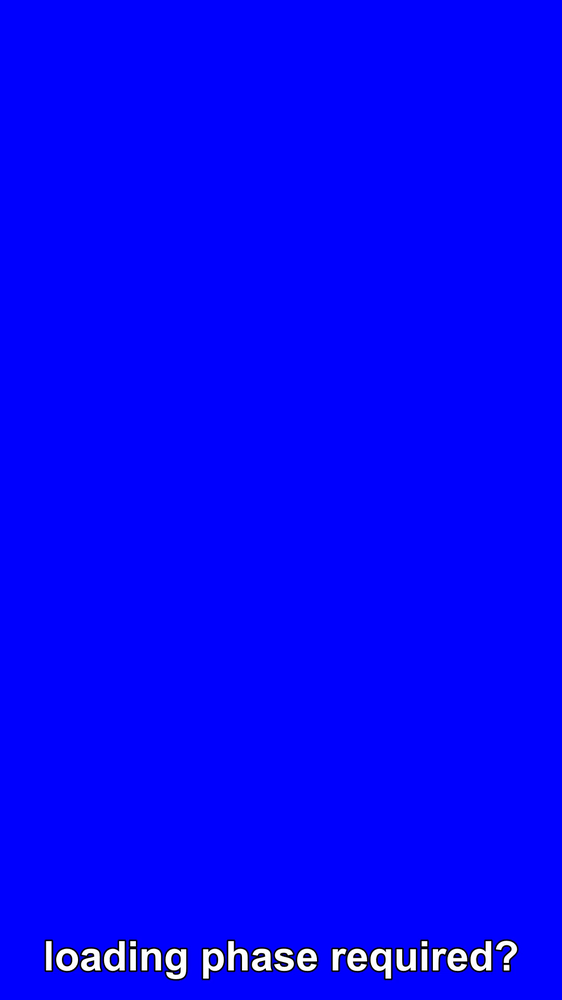
#> input picture test_ass2.png, 562 x 1000 px, shrunk from 1080 x 1920 before the run
$ python test_compare2.py
#> lines starting #> are read from the running program, lines starting #| are printed output that depends on the picture
import cv2
import numpy as np

for name in ["test_ass2.png", "test_pil2.png"]:
    img = cv2.imread(name)
#> img is the input picture: shape (1000, 562, 3); mean B, G, R 252.3, 2.5, 2.5
    if img is None:
        continue
    blue = np.array([255, 0, 0])
    diff = np.abs(img - blue).sum(axis=2)
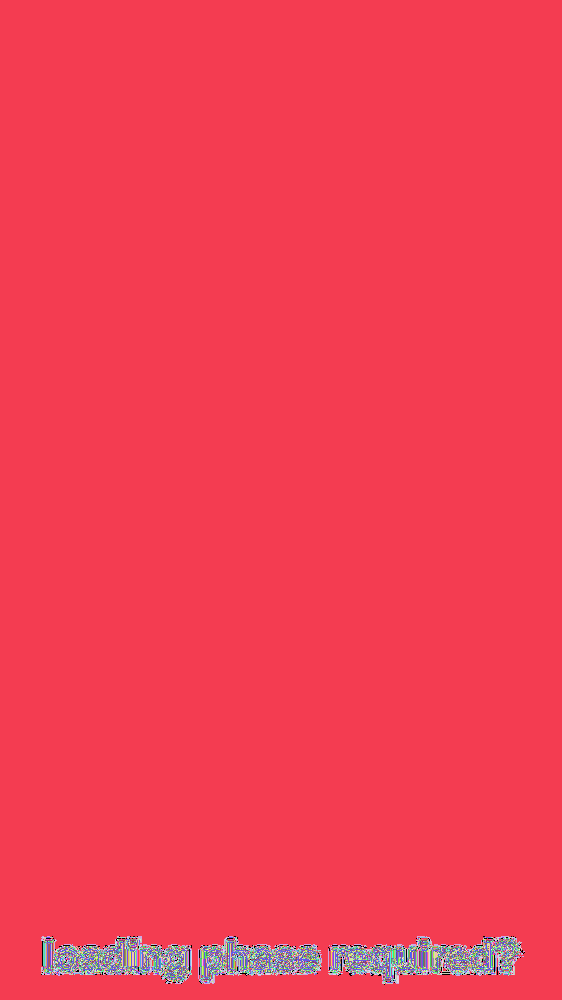
#> diff: shape (1000, 562) int64; 522 distinct labels, from 0 to 522; one colour per label, 0 black
    y, x = np.where(diff > 50)
#> y = 10329 values from 939 to 980; x = 10329 values, max 518 at index 599, min 44 at index 56, mean 275.6

    if len(x) > 0:
        print(f"{name}: width={x.max() - x.min()}, height={y.max() - y.min()}")
#| test_ass2.png: width=474, height=41
    else:
        print(f"{name}: no text found")
#> pass 2 of the loop `for name in ["test_ass2.png", "test_pil2.png"]:`:
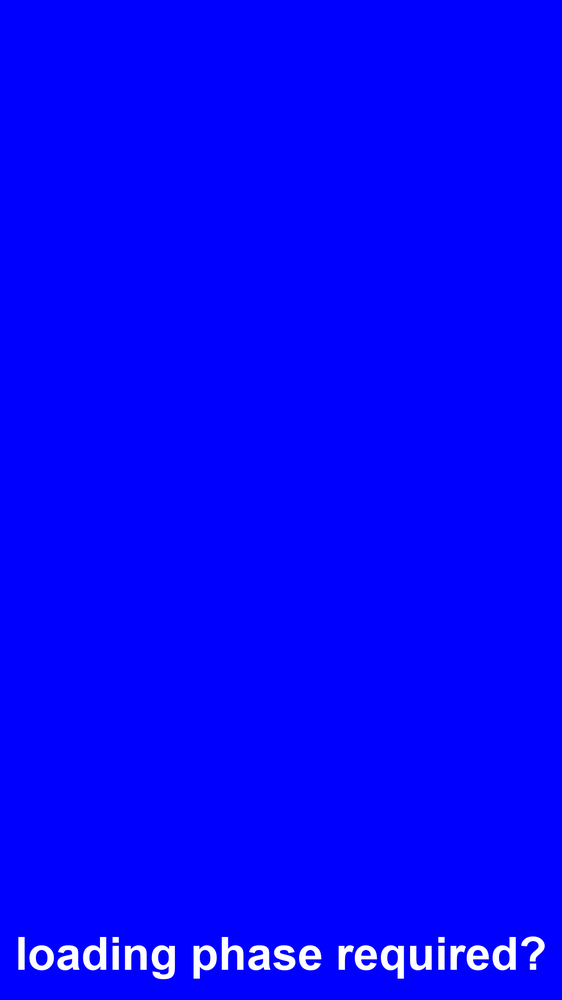
#> input picture test_pil2.png, 562 x 1000 px, shrunk from 1080 x 1920 before the run
#> img is the input picture: shape (1000, 562, 3); mean B, G, R 255, 3.2, 3.2
#> `diff = np.abs(img - blue).sum(axis=2)`:
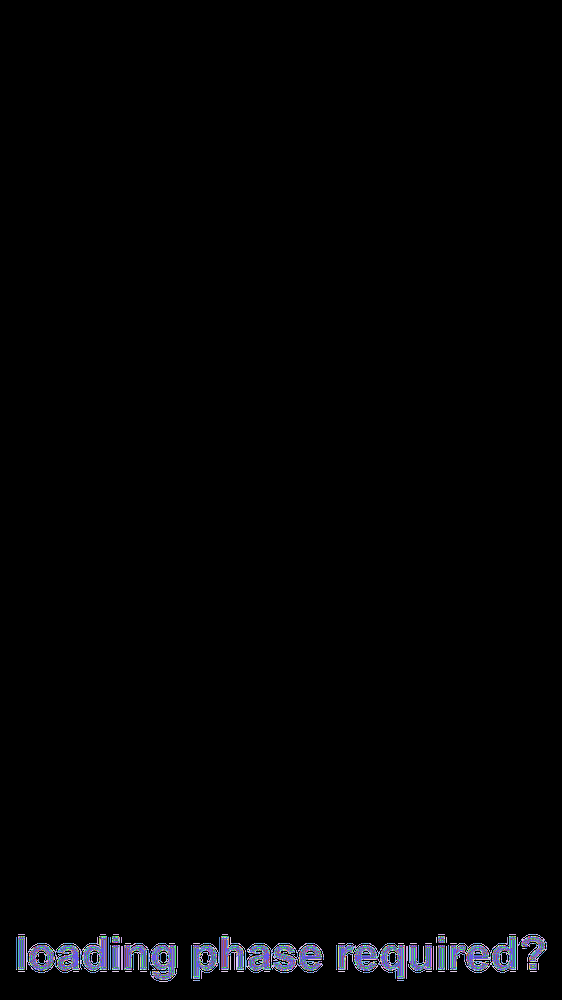
#> diff: shape (1000, 562) int64; 256 distinct labels, from 0 to 510; one colour per label, 0 black
#> y = 8130 values from 936 to 979; x = 8130 values, max 544 at index 416, min 18 at index 8, mean 275.5
#| test_pil2.png: width=526, height=43
